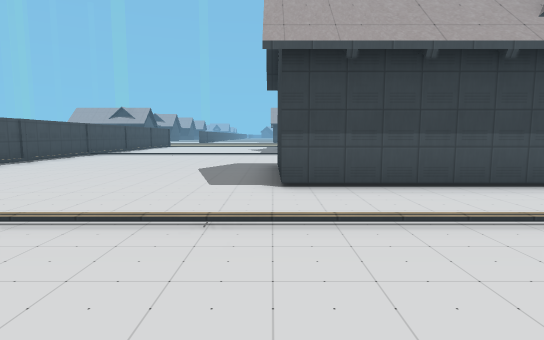
view 1 (above)

22 first-person views from a walk through a Godot game level. The camera is 1.4 m above the floor, tilts 6° down and sees 80° across. The floor is counted in squares, 2 m on a side. Each view is taken from the middle of a square. On the plan, view 1 faces up. The plan holds only what a view shows up to about 10 squares ahead; the rest is blank. The place goes on beyond the plan. Some surface patterns are stand-ins.

view 2
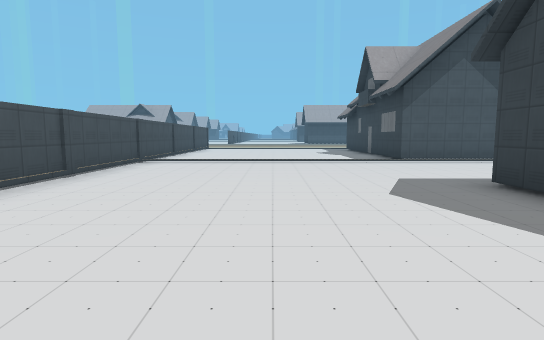

view 3
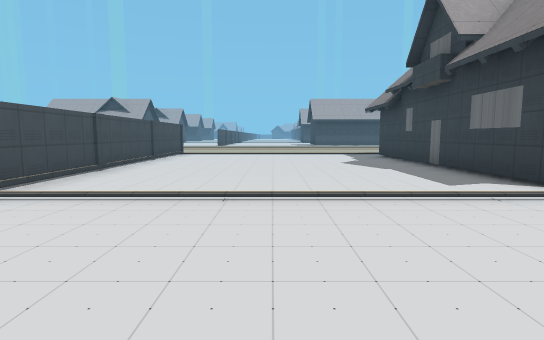

view 4
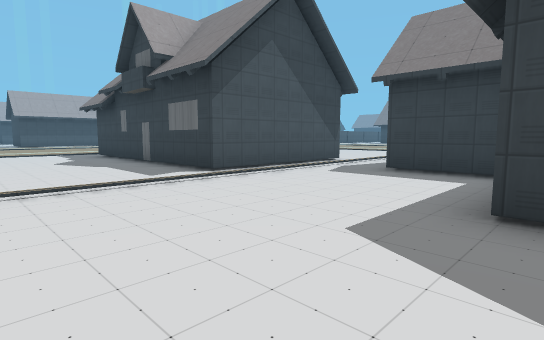

view 5
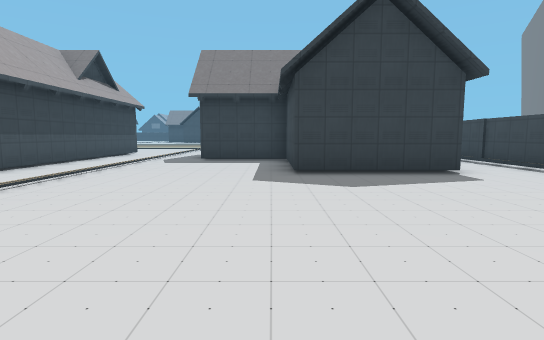

view 6
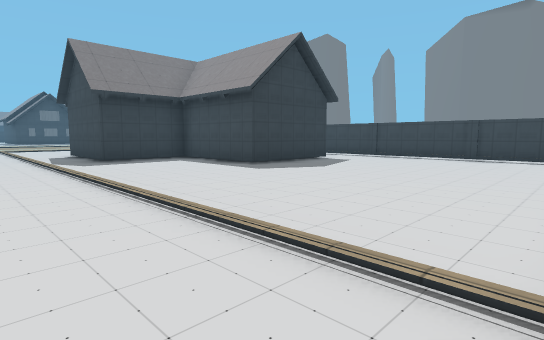

view 7
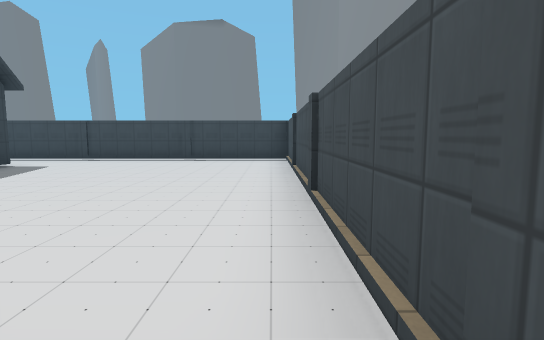

view 8
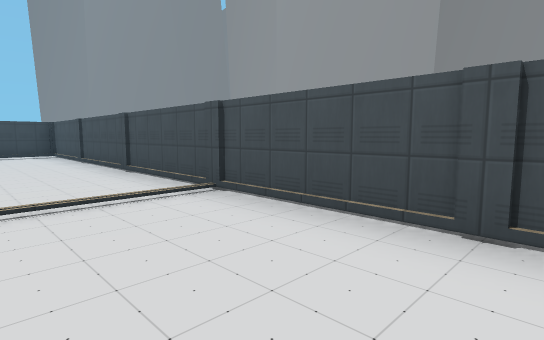

view 9
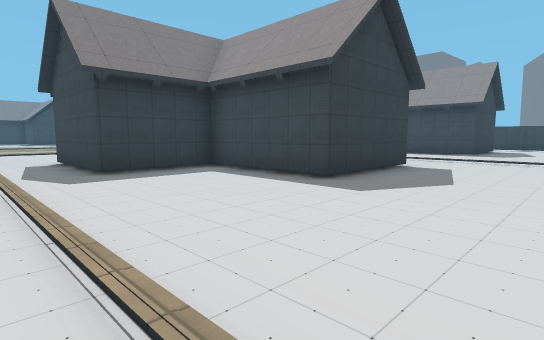

view 10
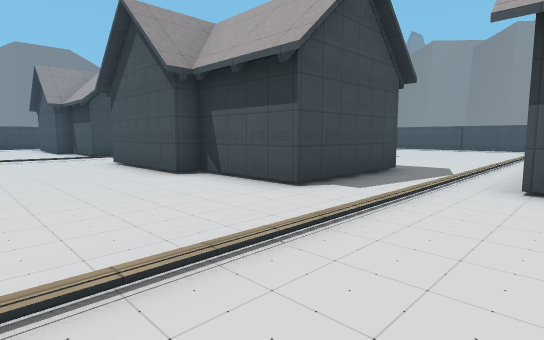

view 11
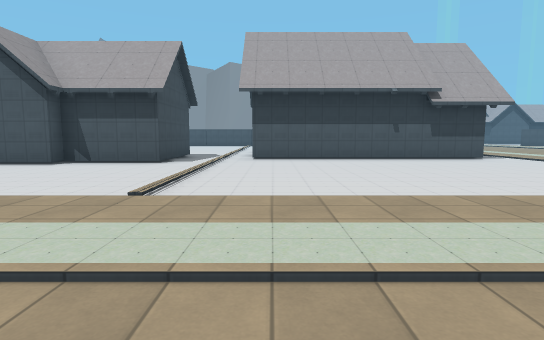

view 12
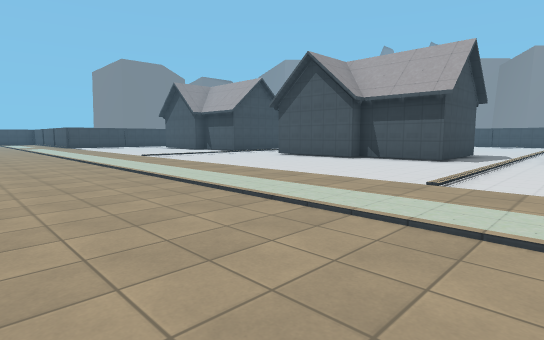

view 13
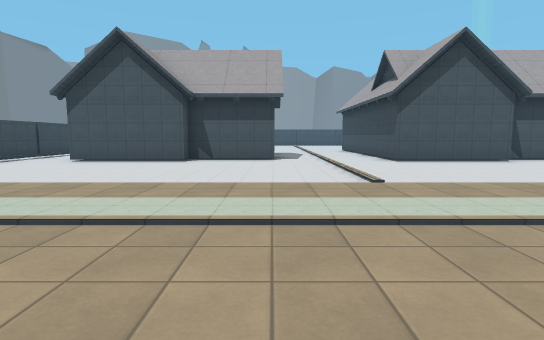

view 14
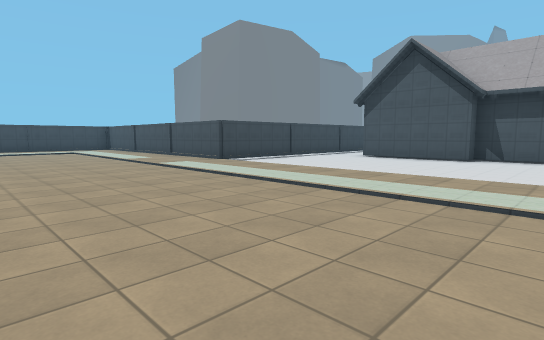

view 15
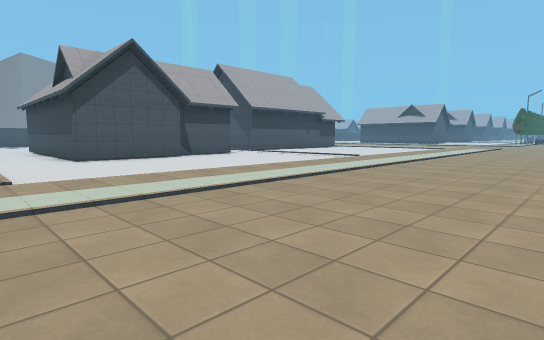

view 16
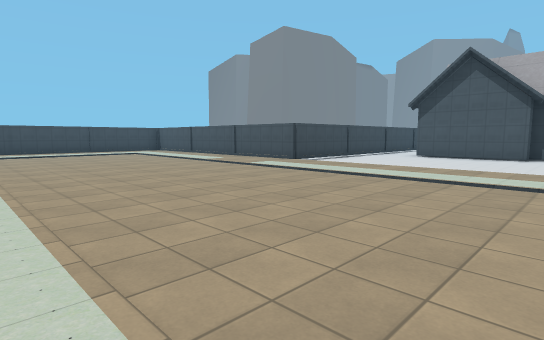

view 17
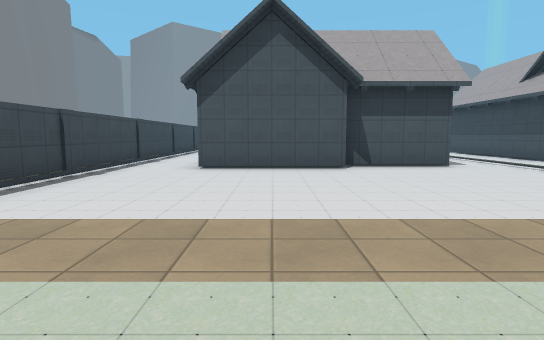

view 18
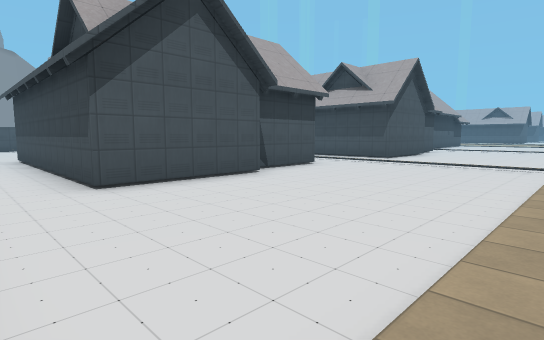

view 19
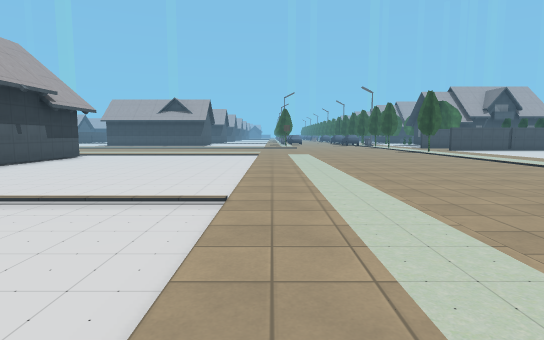

view 20
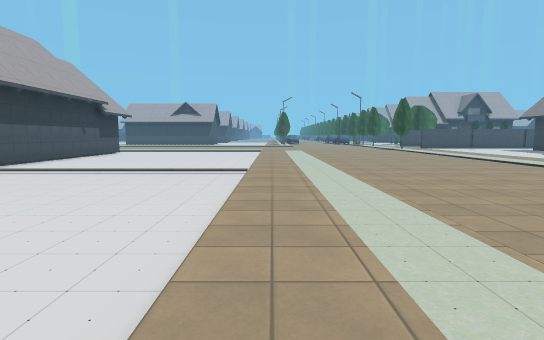

view 21
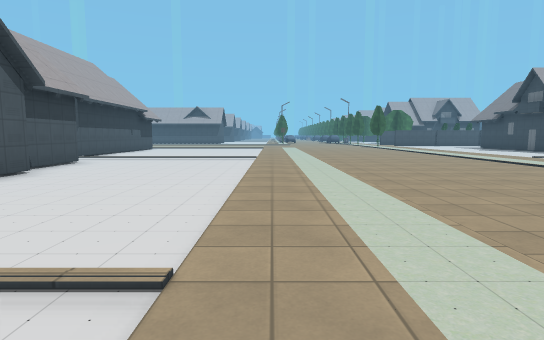

view 22
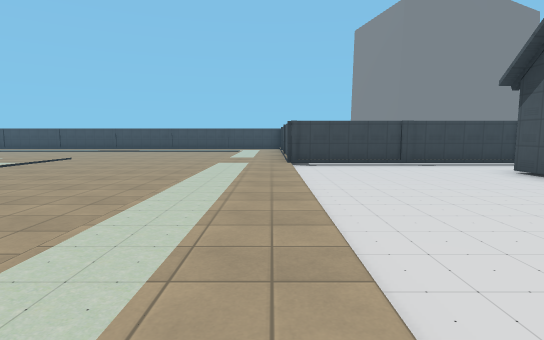

### Floor plan
Points are (right, up) in squares from view 1. A wall is a line through its corners. A room is listed if a view was taken in it or the views show most of it. See-through windows are left out.
Room 1 (views 1, 2, 3, 4, 5, 6, 7, 8, 9)
walls: (3.6, 4.4) (0.1, 4.4) (0.1, 7.6) (3.4, 7.6) (3.4, 10.1) (5.6, 10.1); (3.4, -1.5) (3.4, 1.1); (5.3, 12.4) (0.8, 12.4) (0.8, 18.1); (0.1, -4.6) (0.1, -1.4) (3.1, -1.4); (-6.5, 18.1) (-6.5, -6.5) (-1.5, -6.5)
ways out: opening at (-1.5, -5.5) to room 2; opening at (3, 3) to room 2; opening at (4.5, 11.5) to room 2
Room 2 (views 10, 11, 12, 13, 14, 15, 16, 17, 18, 19, 20, 21, 22)
walls: (6.6, 1.1) (6.6, -1.4) (7.1, -1.4) (7.1, -4.6) (0.1, -4.6); (5.6, 10.1) (6.6, 10.1) (6.6, 7.6) (7.1, 7.6) (7.1, 4.4) (3.6, 4.4); (3.4, 1.1) (5.2, 1.1); (5.3, 18.5) (5.3, 12.4); (-1.5, -6.5) (11.5, -6.5) (11.5, -7.5)
ways out: opening at (-1.5, -5.5) to room 1; opening at (3, 3) to room 1; opening at (4.5, 11.5) to room 1

Positions as (right, up) in squares from view 1, and headings:
1: (0, 0), facing up
2: (-3, 3), facing up
3: (-3, 8), facing up
4: (-3, 7), facing up-right
5: (-6, -1), facing right
6: (-6, 4), facing down-right
7: (-6, 3), facing down
8: (-4, 6), facing down-left
9: (-3, 12), facing down-right
10: (10, 13), facing down-left
11: (15, 13), facing left
12: (16, 13), facing down-left
13: (16, 1), facing left
14: (17, 1), facing down-left
15: (17, 2), facing up-left
16: (19, 0), facing down-left
17: (14, -3), facing left
18: (12, -6), facing up-left
19: (12, 8), facing up
20: (12, 5), facing up
21: (12, 1), facing up
22: (12, 2), facing down
